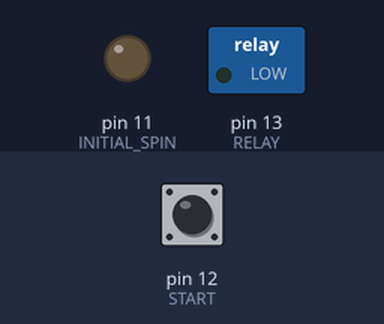
The sketch below on a simulated Arduino Uno, built with avr-gcc and run on an emulated ATmega328P. On the bench: switched loads named in the sketch (green lamp = pin HIGH), output pins drawn as LEDs (lit = HIGH). The test bench sets the inputs (shaded band); at power-on: pin 12 (START) LOW.

Above: at 1.2 s.
1.3 s: pin 12 (START) pulled HIGH for 0.15 s
At 1.8 s:
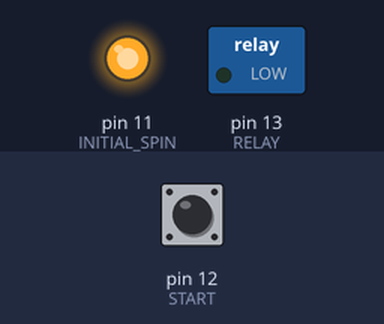
At 11.8 s:
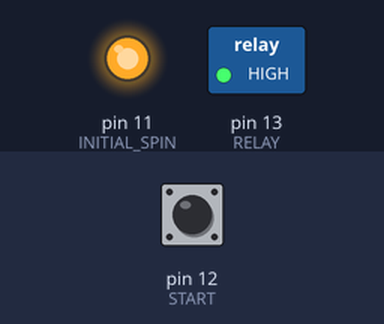
Timing chart, 0 to 12.9 s (numbered marks = the images above; inputs shaded):
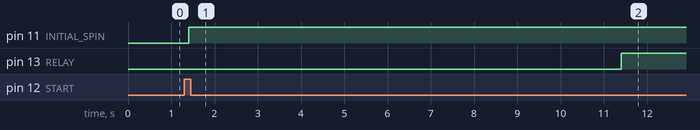

Measured:
- after the input at 1.3 s, pin 11 (INITIAL_SPIN): LOW → HIGH after 0.10 s; pin 13 (RELAY): LOW → HIGH after 10.1 s

The sketch:

spin_coater.ino
```cpp
const int RELAY = 13;
const int START = 12;
const int INITIAL_SPIN = 11;
const int FIRST_RPM_TIME = 10000;
const int SECOND_RPM_TIME = 30000;

void setup() {
  // put your setup code here, to run once:
  Serial.begin(9600);
  pinMode(RELAY,OUTPUT);
  pinMode(INITIAL_SPIN,OUTPUT);
  pinMode(START,INPUT);
}

void loop() {
  while(int switchStatus = digitalRead(START)){
    delay(100);
    digitalWrite(INITIAL_SPIN,1);
    delay(FIRST_RPM_TIME);
    digitalWrite(RELAY,1);
    delay(SECOND_RPM_TIME);
    digitalWrite(INITIAL_SPIN,0);
    digitalWrite(RELAY,0);
  }
}
```
